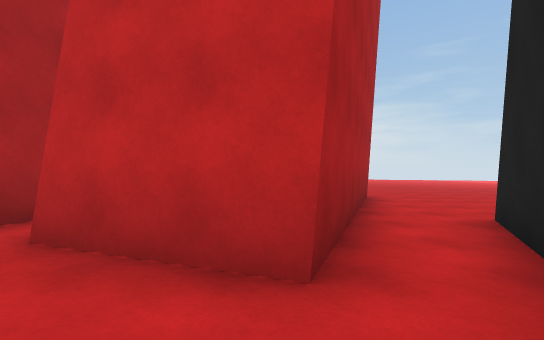
view 1 (above)

22 first-person views from a walk through a Unity game level. The camera is 1.4 m above the floor, looks level and sees 85° across. The floor is counted in squares, 2 m on a side. Each view is taken from the middle of a square. On the plan, view 1 faces up. The plan holds only what a view shows up to about 10 squares ahead; the rest is blank. The place goes on beyond the plan.

view 2
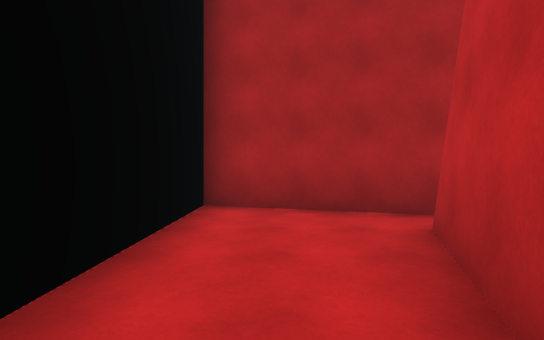

view 3
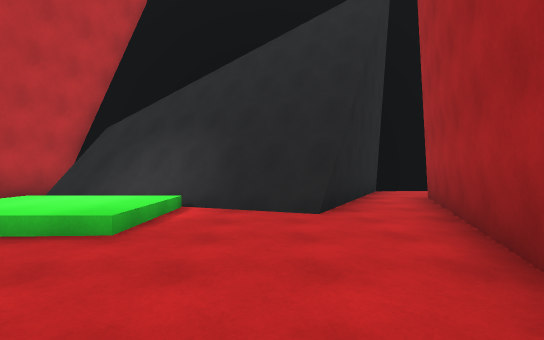

view 4
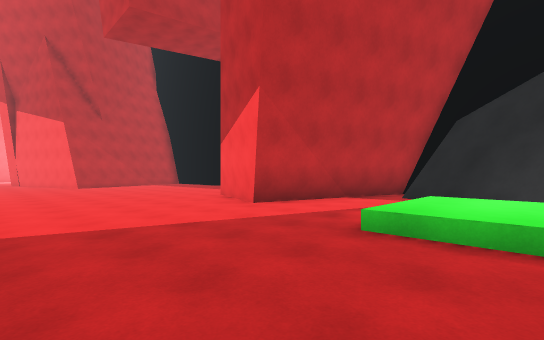

view 5
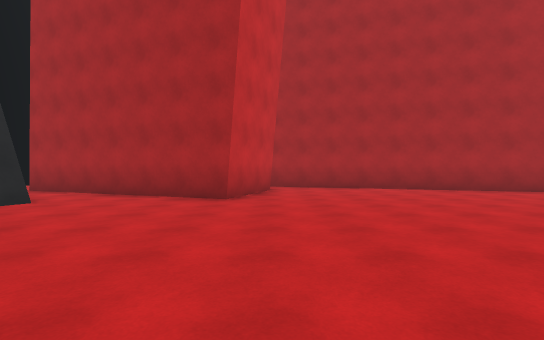

view 6
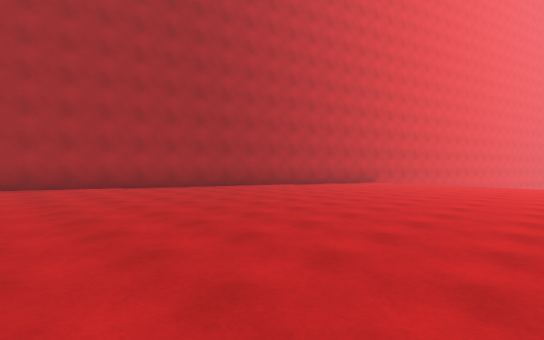

view 7
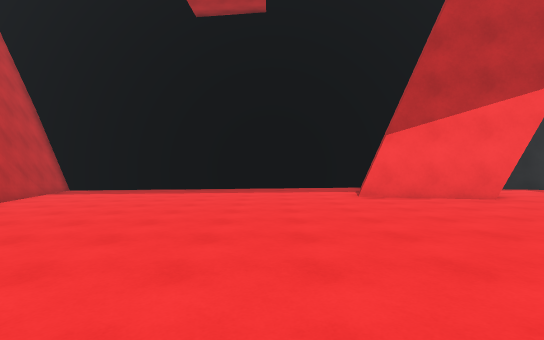

view 8
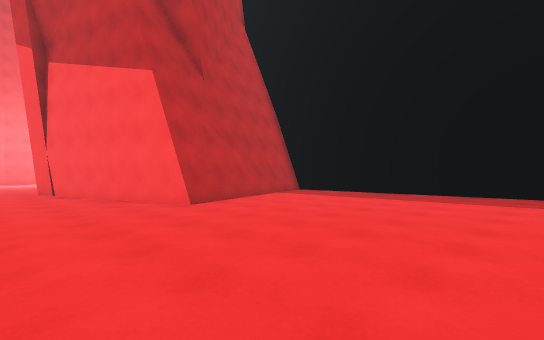

view 9
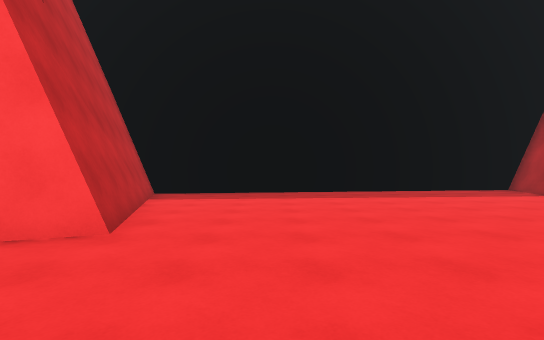

view 10
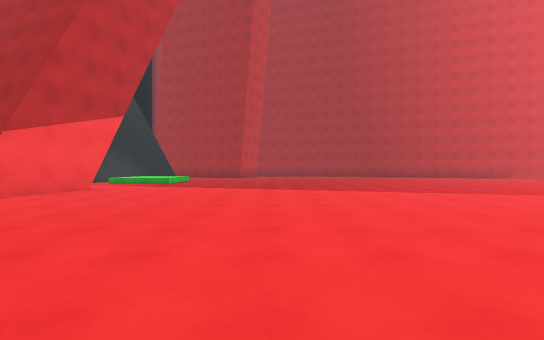

view 11
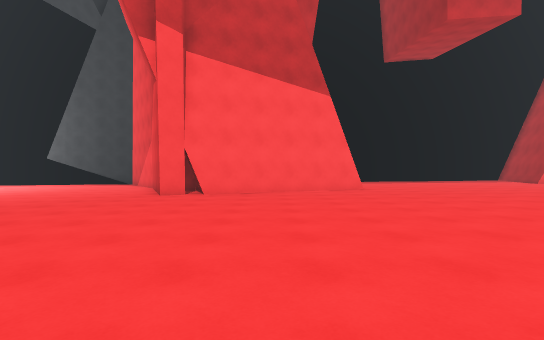

view 12
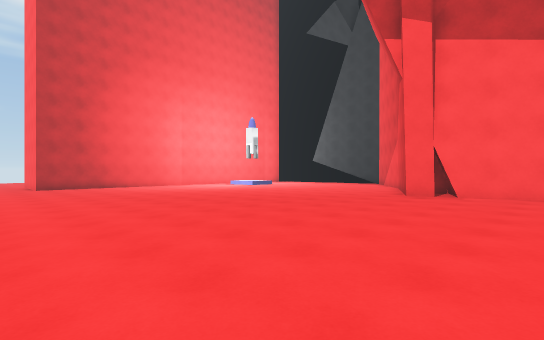

view 13
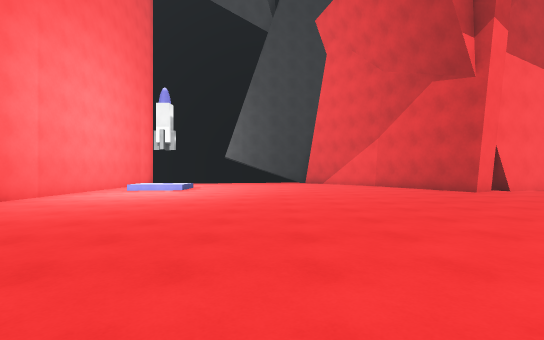

view 14
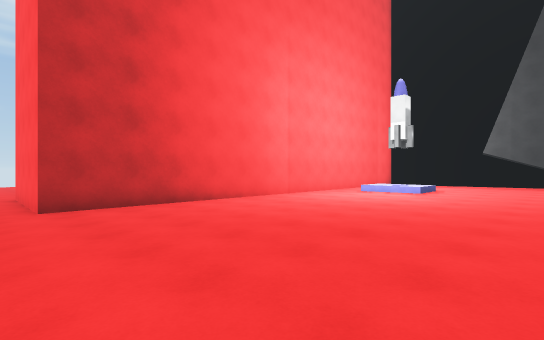

view 15
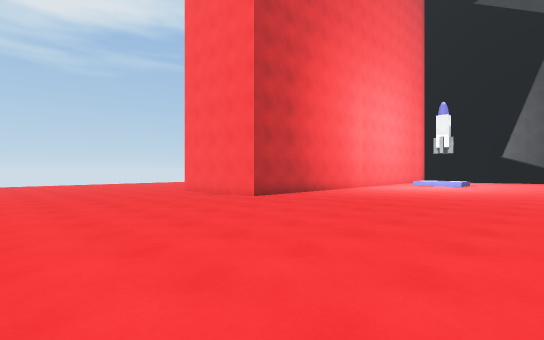

view 16
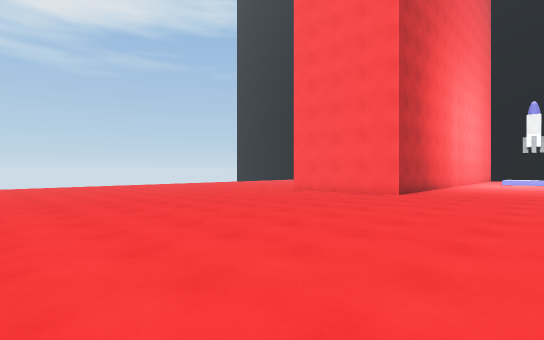

view 17
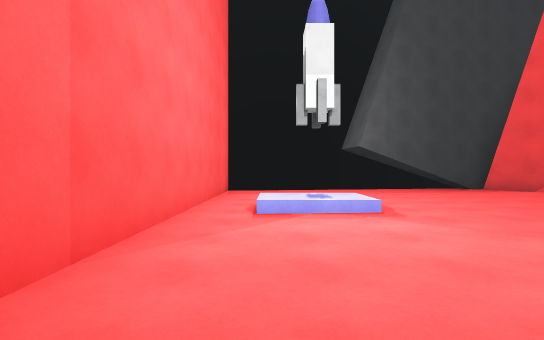

view 18
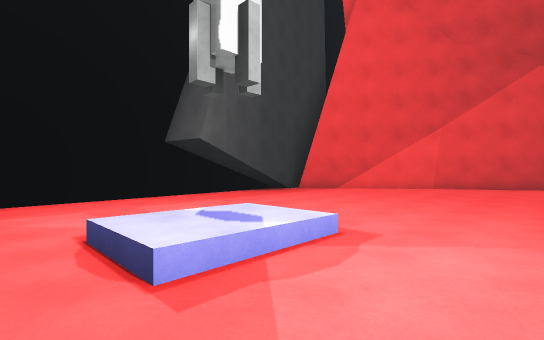

view 19
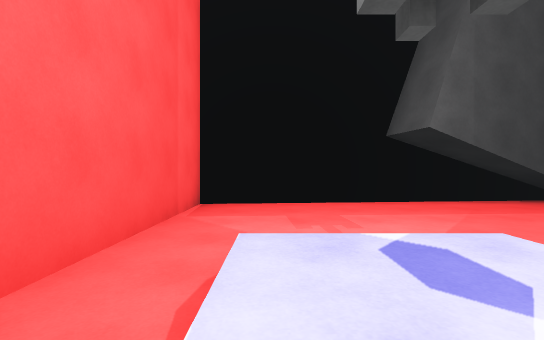

view 20
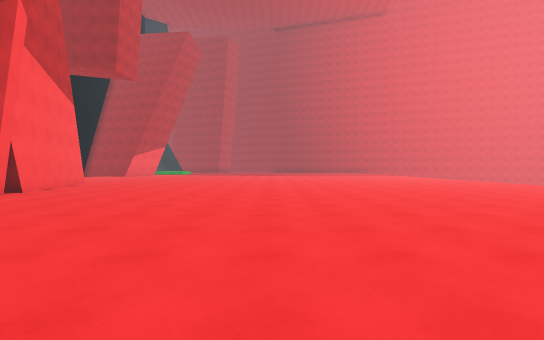

view 21
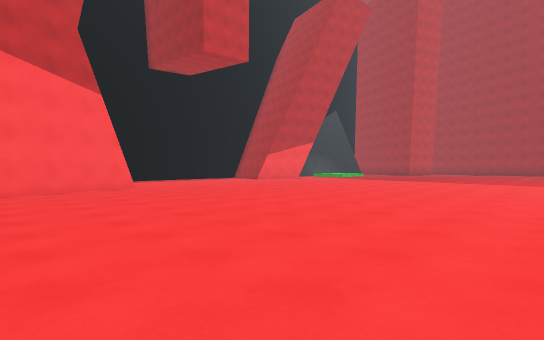

view 22
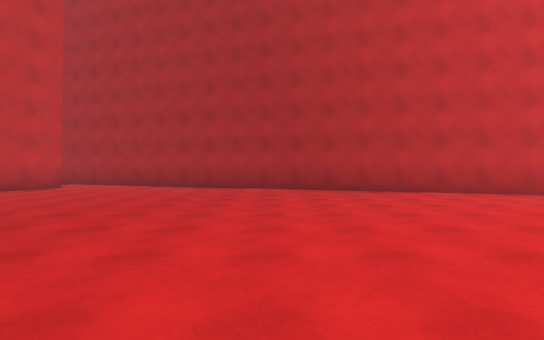

### Floor plan
Key: @ floor where view 1 was taken; # wall or solid block; . main floor; : floor 0.25 m higher than the main floor; - floor 0.25 m lower than the main floor; + floor 0.5 m higher than the main floor; * floor 0.75 m higher than the main floor; % floor 1 m higher than the main floor.
Columns run from 5 left of view 1 to 44 right of it. Each row starts with its distance up from view 1.
 23        #                                   .....--
 22        #**   ++                ::          .....--
 21       ##*** +++                :::         .....--
 20       #****++++                :::::    ........--
 19       #*****+++++              :::::.   ........--
 18       #*****++++++             :::::..  ........--
 17      ##*****+++++++    +::::::::::::... ........--
 16      #******++++++++++++::::::::::::............--
 15      #******++++++++++++::::::::::::............--
 14     ##******++++++++++++::::::::::::...........###
 13     #*******++++++++++++::::::::::::...........#
 12     #*******++++++++++++::::::::::::...........#
 11     #*******++++++++++++::::::::::::...........#
 10     ********++++++++++++::::::::::::...........#
  9     *#******++++++++++++::::::::::::...........#
  8      ###****++++++++++++::::::::::::...........#
  7        #****++++++++++++::::::::###:...........#
  6       ##****++++++++++++:::::#### ##...........#
  5       #****%%%++++++++++::::##     #........::.#
  4  ### ##*##*%%%+++###++++:::::#     ##.......::.#
  3  #*###**####+++++###++++:::::#      #..........#
  2  #***#*##  ###++## #++++:::::##     ##.........#
  1 ##*****#     #### ##++++::::::#      ##........#
  0 #****@##       ####+++++::::::#       ####.....#
 -1     ###           #############          #######

Positions as (right, up) in squares from view 1, and headings:
1: (0, 0), facing up
2: (1, 1), facing left
3: (4, 9), facing down
4: (7, 9), facing down-right
5: (9, 9), facing left
6: (10, 10), facing up-left
7: (17, 11), facing down
8: (17, 9), facing down-right
9: (21, 9), facing down
10: (21, 10), facing left
11: (26, 16), facing down
12: (26, 16), facing down-right
13: (35, 16), facing down
14: (35, 15), facing down-right
15: (35, 20), facing down-right
16: (38, 23), facing down-right
17: (40, 10), facing down
18: (41, 7), facing down-left
19: (40, 6), facing down
20: (36, 14), facing left
21: (27, 17), facing down-left
22: (10, 16), facing left
